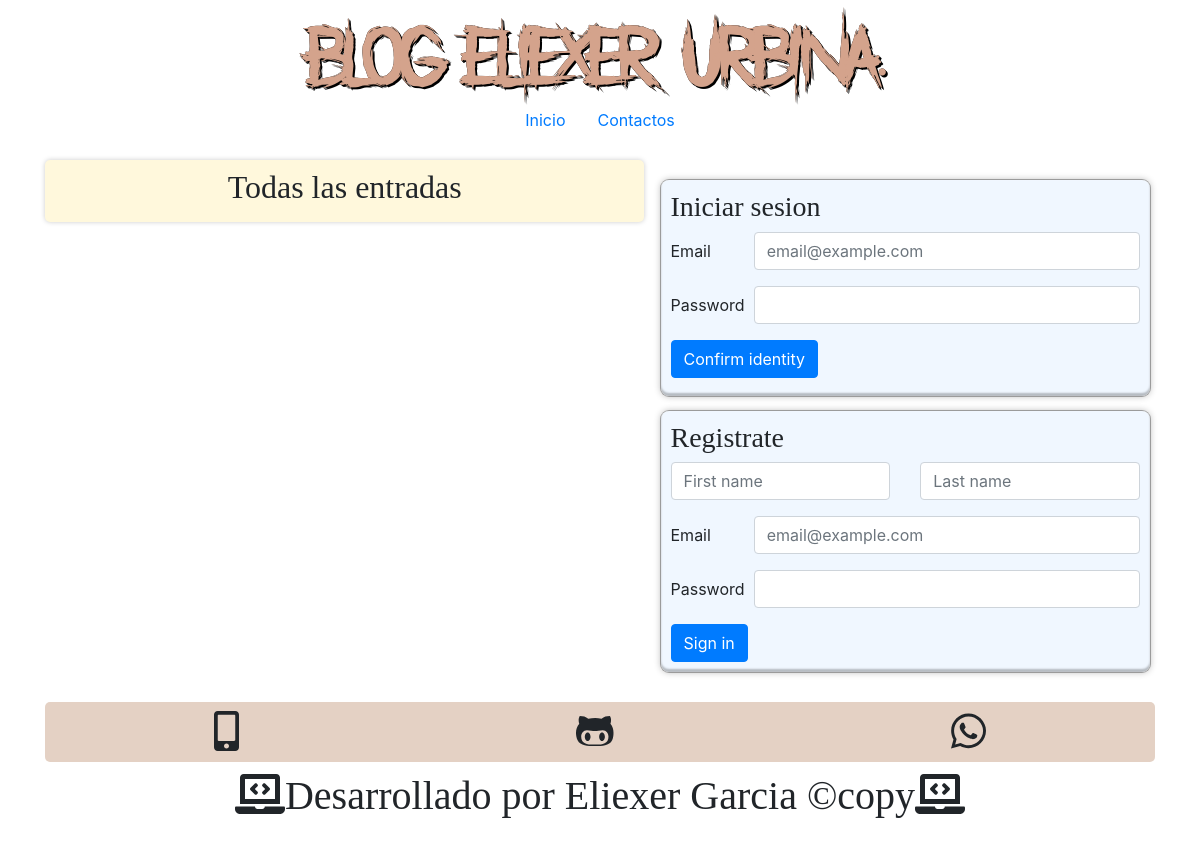
The app's page /entradas.php, older data.
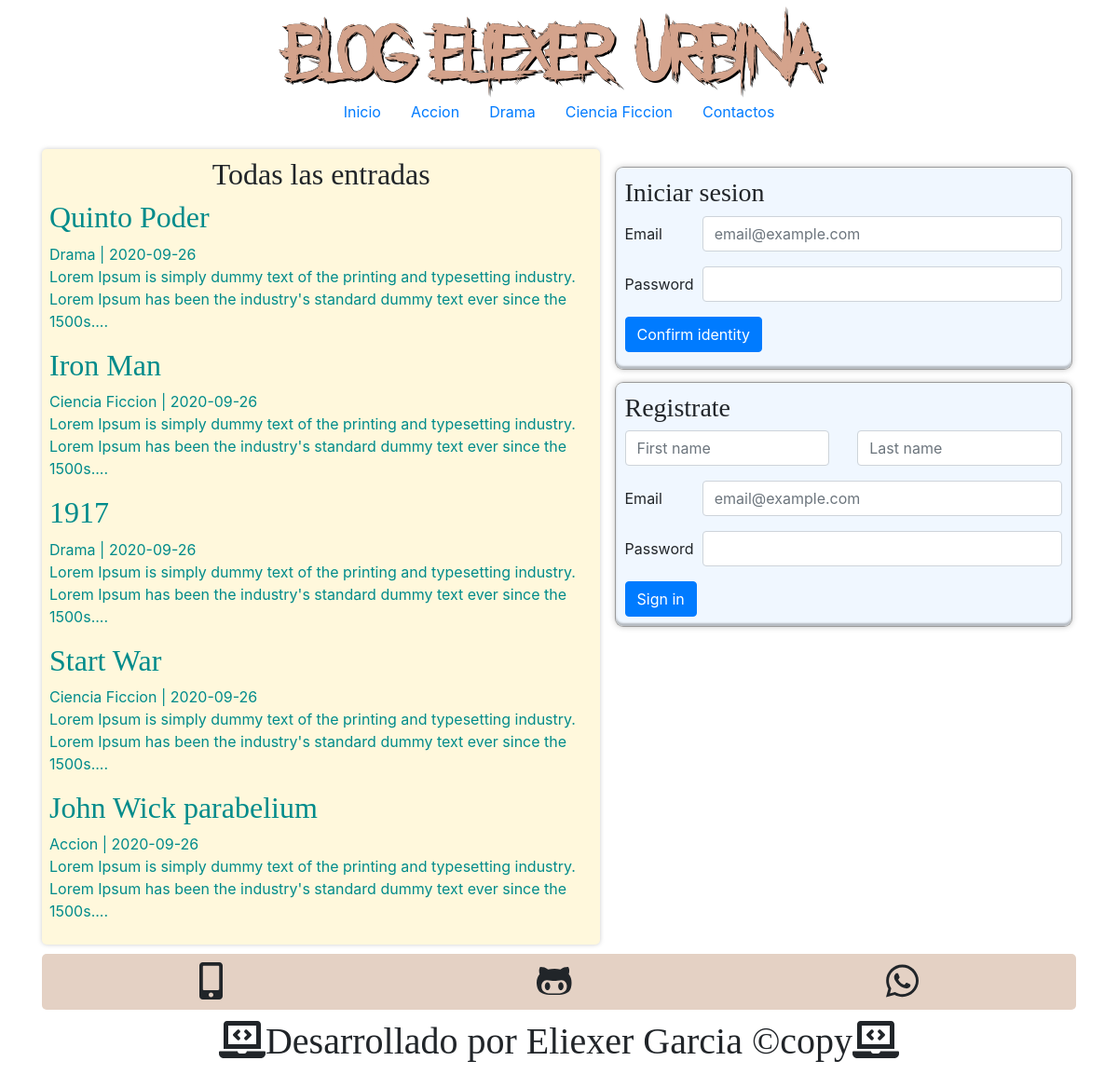
The same page, newer data.
### tables this page shows
CREATE TABLE categorias (
   id          int(255) auto_increment not null,
   nombre      varchar(100) not null,
   CONSTRAINT pk_categorias PRIMARY KEY (id)
   );

CREATE TABLE entradas(
id int(255) auto_increment not null,
usuarioid int(255) not null,
categoriaid int(255) not null,
titulo varchar(255) not null,
descripcion varchar(255) null,
fecha date not null,
CONSTRAINT pk_entradas PRIMARY KEY (id),
constraint FK_usuario FOREIGN KEY (usuarioid) REFERENCES usuarios(id),
constraint FK_categoria FOREIGN KEY (categoriaid) REFERENCES categorias(id)
);

### include/helper.php (called while the page is built, shortened)
<?php
function conseguirCategorias($conectar){
	$sql = "SELECT * FROM categorias ORDER BY id ASC;";
	$categorias = mysqli_query($conectar, $sql);
	$resultado = array();
	if($categorias && mysqli_num_rows($categorias) >= 1){
		$resultado = $categorias;
	}
	return $resultado;
}
function conseguirentradas($conectar, $limit = null, $category = null, $busqueda = null){
	$sql = "SELECT e.*, c.nombre AS 'Categoria' FROM entradas e
	 INNER JOIN categorias c ON e.categoriaid = c.id
	 ORDER BY e.id DESC";
	$entradas = mysqli_query($conectar, $sql);
	$result = array();
	if($entradas && mysqli_num_rows($entradas) >= 1){
		$result = $entradas;
	}
	return $result;
};
?>

### entradas.php (the view)
<?php require_once 'include/encabezado.php'; ?>
<?php require_once 'include/formul.php'; ?>
<div class="principal">
   <h2 class="text-center">Todas las entradas</h2>
   <?php
      $entradas = conseguirentradas($con);
      if(!empty($entradas)):
      while($entrada = mysqli_fetch_assoc($entradas)):
   ?>
      <article>
         <a class ="link" href="entrada.php?id=<?= $entrada['id']?>">
            <h2><?=$entrada['titulo']?></h2>
            <span class=""><?=$entrada['Categoria'].' | '.$entrada['fecha']?></span>
            <p><?=substr($entrada['descripcion'], 0, 180)."..."?></p>
         </a>
      </article>
 <?php
endwhile;
  endif;
 ?>
</div>
<?php require_once 'include/pie.php'; ?>

### include/encabezado.php (shortened to what this page needs)
<?php require_once 'conexion.php'; ?>
<?php  require_once 'helper.php'; ?>
<!DOCTYPE html>
<html lang="en">
<head>
   <link rel="stylesheet" href="inicio.css">
   <link rel="stylesheet" href="https://stackpath.bootstrapcdn.com/bootstrap/4.4.1/css/bootstrap.min.css"
>
</head>
<body>
   <div class="container contenedor">
   <header id="cabecera" class="text-center">
      <h1 class = "logo">
         BLog Eliexer Urbina.
      </h1>
   </header>
   <nav id="menu">
      <ul class="nav justify-content-center">
         <li class="nav-item">
            <a class="nav-link active" href="index.php">Inicio</a>
         </li>
            <?php
					$categorias = conseguirCategorias($con);
					if(!empty($categorias)):
					while($category = mysqli_fetch_assoc($categorias)):
				?>
                  <li class="nav-item">
                     <a class="nav-link" href="categoria.php?id=<?=$category['id']?>">
                     <?=$category['nombre']?>
                     </a>
                  </li>
            <?php
               endwhile;
               endif;
				?>
         <li class="nav-item">
            <a class="nav-link" href="#">Contactos</a>
         </li>
      </ul>
   </nav>
   <div class="contenedor">

Row changes from the older to the newer data that the page shows:
added categorias: nombre "Accion"
added categorias: nombre "Drama"
added categorias: nombre "Ciencia Ficcion"
added entradas: titulo "Quinto Poder", categoriaid.nombre "Drama", fecha "2020-09-26", descripcion "Lorem Ipsum is simply dummy text of the printing and typesetting industry. Lorem Ipsum has been the industry's standard dummy text ever since the 1500s."
added entradas: titulo "Iron Man", categoriaid.nombre "Ciencia Ficcion", fecha "2020-09-26", descripcion "Lorem Ipsum is simply dummy text of the printing and typesetting industry. Lorem Ipsum has been the industry's standard dummy text ever since the 1500s."
added entradas: titulo "1917", categoriaid.nombre "Drama", fecha "2020-09-26", descripcion "Lorem Ipsum is simply dummy text of the printing and typesetting industry. Lorem Ipsum has been the industry's standard dummy text ever since the 1500s."
added entradas: titulo "Start War", categoriaid.nombre "Ciencia Ficcion", fecha "2020-09-26", descripcion "Lorem Ipsum is simply dummy text of the printing and typesetting industry. Lorem Ipsum has been the industry's standard dummy text ever since the 1500s."
added entradas: titulo "John Wick parabelium", categoriaid.nombre "Accion", fecha "2020-09-26", descripcion "Lorem Ipsum is simply dummy text of the printing and typesetting industry. Lorem Ipsum has been the industry's standard dummy text ever since the 1500s."
